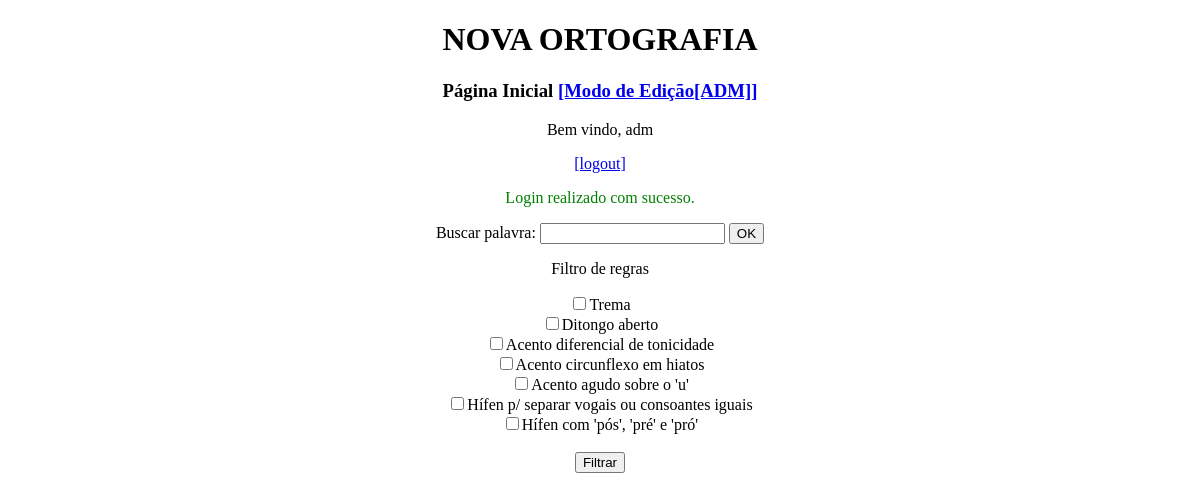
Screenshot of /novaortografia/index.php?sucesso=2 (signed in) with the database file from the repository.
### tables this page shows
CREATE TABLE `regra` (
  `idregra` int(11) NOT NULL AUTO_INCREMENT,
  `nomeregra` varchar(45) DEFAULT NULL,
  PRIMARY KEY (`idregra`)
);

### novaortografia/index.php (the view, shortened to what this page needs)
<!DOCTYPE html>
<?php
    include 'conexao.php';
?>
<html>
    <head>
        <link rel="stylesheet" type="text/css" href="style.css" />
    </head>
    <body>
        <h1>NOVA ORTOGRAFIA</h1>
        <h3>Página Inicial <a href="arearestrita.php">[Modo de Edição[ADM]]</a></h3>
            <?php
                if(isset($_SESSION["login"])){
                    echo '<p>Bem vindo, '.$_SESSION["login"].'</p>';
                }
                if(isset($_SESSION["autenticado"])){
                    if($_SESSION["autenticado"]==true){
                        echo '<p><a href="logoff.php">[logout]</a></p>';
                    }
                }
                if(isset($_GET["sucesso"])){
                    echo '<p class="sucesso">';
                    if($_GET["sucesso"]==2){
                        echo 'Login realizado com sucesso.<br/>';
                    }
                    echo '</p>';
                }
            ?>
        <form method="GET" action="busca.php">
            <label for="consulta">Buscar palavra:</label>
            <input type="text" id="consulta" name="consulta" maxlength="255" />
            <input type="submit" value="OK" />
            </form>
        <p>Filtro de regras
        <form action="filtro.php" method="POST">
            <?php
                $comando="Select * from regra";
                $res = $con->query($comando, PDO::FETCH_ASSOC);
                $registros = $res->fetchAll();
                foreach ($registros as $r){
                    echo '<input type="checkbox" id="regrapalavra" name="regrapalavra[]" ';
                    echo 'value= "'.$r['idregra'].'" ';
                    echo '/>';
                    echo $r['nomeregra'];
                    echo '<br/>';
                }
            ?>
            <br/>
            <input type="submit" value="Filtrar"/>
        </form>
        <br/>
    </body>
</html>

### novaortografia/style.css (style rules this page uses)
.sucesso { color: green; }
body { text-align: center }

### rows the page displays
regra: nomeregra "Trema"
regra: nomeregra "Ditongo aberto"
regra: nomeregra "Acento diferencial de tonicidade"
regra: nomeregra "Acento circunflexo em hiatos"
regra: nomeregra "Acento agudo sobre o 'u'"
regra: nomeregra "Hífen p/ separar vogais ou consoantes iguais"
regra: nomeregra "Hífen com 'pós', 'pré' e 'pró'"

### other values shown
$_SESSION["login"] "adm"
